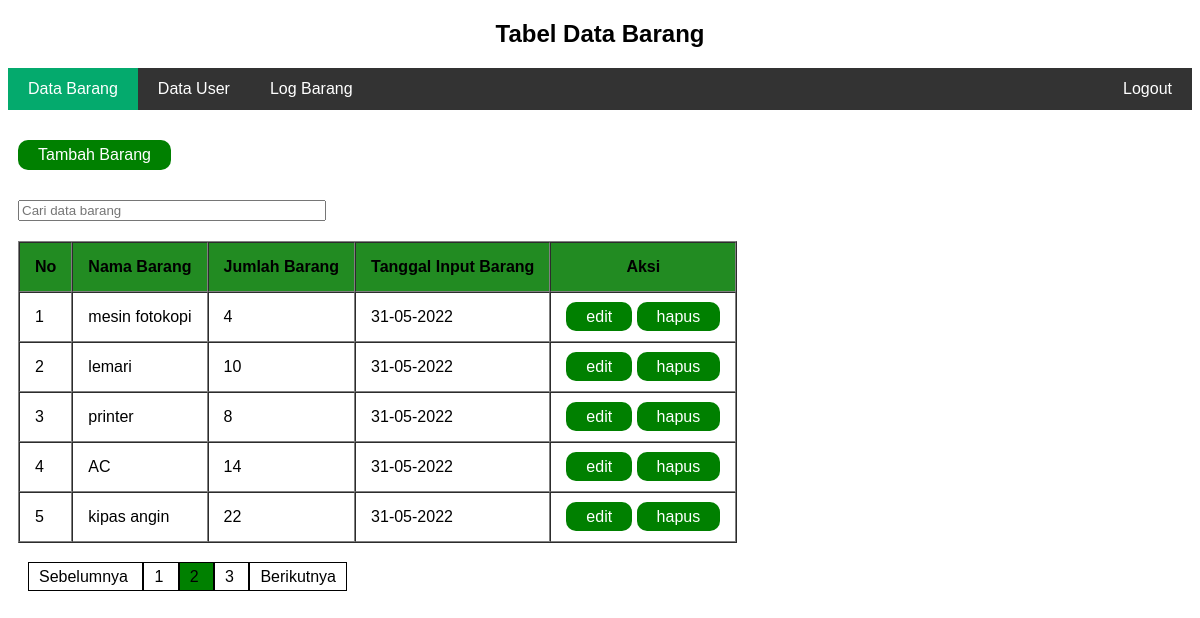
Screenshot of /data-barang.php?halaman=2 (signed in) with the database file from the repository.
### tables this page shows
CREATE TABLE `barang` (
  `id` int(11) NOT NULL,
  `nama` varchar(200) NOT NULL,
  `jumlah` int(11) NOT NULL,
  `tanggal` date DEFAULT NULL
);

### pagination-barang.php (called while the page is built)
<?php
$hasil_per_halaman = 5;
$sql = "SELECT * FROM barang";
$result = mysqli_query($conn, $sql);
$jumlah_data = mysqli_num_rows($result);
$jumlah_halaman = ceil($jumlah_data / $hasil_per_halaman);
if(!isset($_GET["halaman"])){
  $halaman = 1;
} else {
  $halaman = $_GET["halaman"];
}
$hasil_pertama_halaman = ($halaman-1) * $hasil_per_halaman;
?>

### data-barang.php (the view, shortened to what this page needs)
<?php
include 'connection.php';
include 'pagination-barang.php';
$sql = "SELECT id, nama, jumlah, tanggal FROM barang LIMIT $hasil_pertama_halaman, $hasil_per_halaman";
$result = mysqli_query($conn, $sql);
?>
<!DOCTYPE html>
<html lang="en">
<head>
  <link rel="stylesheet" href="style.css">
</head>
<body>
  <h2>Tabel Data Barang</h2>
  <div class="navbar">
    <ul>
      <li><a class="active"  href="data-barang.php">Data Barang</a></li>
      <li><a href="user/data-user.php">Data User</a></li>
      <li><a href="log-barang.php">Log Barang</a></li>
      <li style="float: right;"><a href="logout.php">Logout</a></li>
    </ul>
  </div>
  <div class="tabel-data-user">
    <a class="tambah-data-barang" href="tambah-barang.php">Tambah Barang</a>
    <form action="data-barang.php" method="POST">
      <label>
        <input class="cari-user" type="text" id="keywordBarang" onkeyup="liveSearch(this.value)" name="cari" placeholder="Cari data barang">
      </label>
    </form>
    <div id = "ajax-data-barang">
      <table border="1" cellpadding="10" cellspacing="0" id="tabelBarang">
        <thead>
          <th>No</th>
          <th>Nama Barang</th>
          <th>Jumlah Barang</th>
          <th>Tanggal Input Barang</th>
          <th>Aksi</th>
        </thead>
        <?php $i = 1; while($row = mysqli_fetch_assoc($result)) : ?>
          <?php
            $nama = $row["nama"];
            $jumlah = $row["jumlah"]
          ?>
          <tr>
            <td><?php echo $i ?></td>
            <td><?php echo $nama ?></td>
            <td><?php echo $jumlah ?></td>
            <td>
              <?php
              $tanggal = date("d-m-Y", strtotime( $row["tanggal"] ));
              echo $tanggal;
              ?>
            </td>
            <td>
              <a class="button" href="edit-barang.php?id=<?php echo $row["id"] ?>">edit</a>
              <a class="button" href="hapus-barang.php?id=<?php echo $row["id"] ?>" onclick="return confirm('Anda yakin ingin menghapus data?');">hapus</a>
            </td>
          </tr>
        <?php $i++; endwhile ?>
      </table>
      <div class="halaman">
      <?php
      if($halaman > 1) {
        echo '<a href="data-barang.php?halaman='.($halaman-1).'"> Sebelumnya </a>';
      }
      if($halaman < $jumlah_halaman) {
        $berikutnya = '<a href="data-barang.php?halaman='.($halaman+1).'"> Berikutnya </a>';
      }
      for($i = 1; $i <= $jumlah_halaman; $i++){
        if($i == $halaman){
          echo '<a class="active" href="data-barang.php?halaman='.$i.'"> '.$i.' </a>';
        } else {
          echo '<a href="data-barang.php?halaman='.$i.'"> '.$i.' </a>';
        }
      }
      if(isset($berikutnya)){
        echo $berikutnya;
      }
      ?>
      </div>
    </div>
  </div>
</body>
</html>

### style.css (style rules this page uses)
body { font-family: Arial, Helvetica, sans-serif; }
.navbar ul { list-style-type: none; margin: 0; padding: 0; background-color: #333; overflow: hidden; }
.navbar li { float: left; }
.navbar li a { display: block; color: white; text-decoration: none; padding: 12px 20px; text-align: center; }
.navbar .active { background-color: #04AA6D; }
.tabel-data-user { margin-top: 30px; margin-left: 10px; }
.tabel-data-user th { background-color: forestgreen; }
.tabel-data-user th, td { padding: 15px; }
.tabel-data-user .button { padding: 6px 20px; background-color: green; color: white; border: none; margin-top: 20px; text-decoration: none; border-radius: 10px; }
h2 { text-align: center; }
input { width: 100%; margin-top: 10px; }
.tambah-data-barang { display: inline-block; margin-bottom: 20px; background-color: green; color: white; border: none; text-decoration: none; border-radius: 10px; padding: 6px 20px; }
.cari-user { width: 300px; margin-bottom: 20px; }
.halaman { margin-top: 20px; margin-left: 10px; float: left; padding: 5px 0px; }
.halaman a { text-decoration: none; color: black; border: 1px solid black; padding: 5px 10px; }
.halaman a.active { background-color: green; }

### rows the page displays
barang: nama "mesin fotokopi", jumlah "4", tanggal "31-05-2022"
barang: nama "lemari", jumlah "10", tanggal "31-05-2022"
barang: nama "printer", jumlah "8", tanggal "31-05-2022"
barang: nama "AC", jumlah "14", tanggal "31-05-2022"
barang: nama "kipas angin", jumlah "22", tanggal "31-05-2022"
